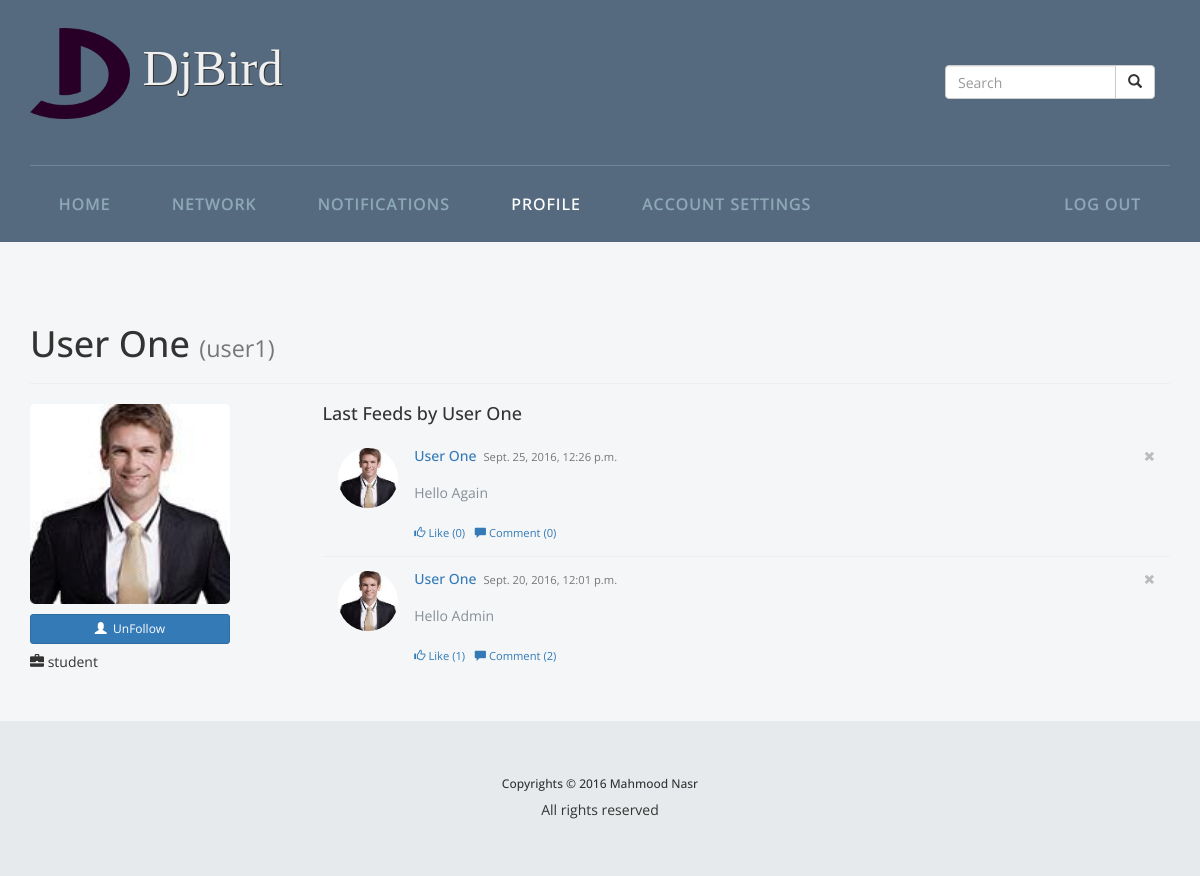
The page /user1/ (signed in) on the database its author committed.
### project/models.py (models this page shows, shortened)
class Profile(models.Model):
    user = models.OneToOneField(User)
    location = models.CharField(max_length=50, null=True, blank=True)
    url = models.CharField(max_length=50, null=True, blank=True)
    job_title = models.CharField(max_length=50, null=True, blank=True)
    follow = models.BooleanField(default=False)
    class Meta:
        db_table = 'auth_profile'
    def get_picture(self):
        no_picture = 'http://www.gudaak.com/uploads/user/small/avatar.png'
        try:
            filename = settings.MEDIA_ROOT + '/profile_pictures/' + self.user.username + '.jpg'
            picture_url = settings.MEDIA_URL + 'profile_pictures/' + self.user.username + '.jpg'
            if os.path.isfile(filename):
                return picture_url
            else:
                gravatar_url = u'http://www.gravatar.com/avatar/{0}?{1}'.format(
                    hashlib.md5(self.user.email.lower()).hexdigest(),
                    urllib.urlencode({'d': no_picture, 's': '256'})
                    )
                return gravatar_url
        except (Exception) as e:
            return no_picture
    def get_screen_name(self):
        try:
            if self.user.get_full_name():
                return self.user.get_full_name()
            else:
                return self.user.username
        except:
            return self.user.username

class Feed(models.Model):
    user = models.ForeignKey(User)
    date = models.DateTimeField(auto_now_add=True)
    post = models.TextField(max_length=250)
    parent = models.ForeignKey('Feed', null=True, blank=True)
    likes = models.IntegerField(default=0)
    comments = models.IntegerField(default=0)
    class Meta:
        verbose_name = 'Feed'
        verbose_name_plural = 'Feeds'
        ordering = ('-date',)
    @staticmethod
    def get_feeds(from_feed=None):
        if from_feed is not None:
            feeds = Feed.objects.filter(user__profile__follow=True,parent=None,id__lte=from_feed)
        else:
            feeds = Feed.objects.filter(user__profile__follow=True,parent=None)
        return feeds
    def get_likes(self):
        likes = Activity.objects.filter(activity_type=Activity.LIKE,feed=self.pk)
        return likes
    def get_likers(self):
        likes = self.get_likes()
        likers = []
        for like in likes:
            likers.append(like.user)
        return likers
    def linkfy_post(self):
        return bleach.linkify(escape(self.post))

### project/views.py (the view)
# urls.py: url(r'^(?P<username>[^/]+)/$', views.profile, name='profile'),
@login_required
def profile(request, username):
    page_user = get_object_or_404(User, username=username)
    all_feeds = Feed.get_feeds().filter(user=page_user)
    paginator = Paginator(all_feeds, FEEDS_NUM_PAGES)
    feeds = paginator.page(1)
    from_feed = -1
    if feeds:
        from_feed = feeds[0].id
    return render(request, 'project/profile.html', {
        'page_user': page_user,
        'feeds': feeds,
        'from_feed': from_feed,
        'page': 1
        })

### project/templates/project/profile.html (shortened to what this page needs)
{% extends 'project/base.html' %}
{% load staticfiles %}
{% block head %}
  <link href="{% static 'project/css/profile.css' %}" rel="stylesheet">
  <link href="{% static 'project/css/feeds.css' %}" rel="stylesheet">
{% endblock head %}
{% block profileactive %}active{% endblock profileactive%}
{% block main %}
  <div class="page-header">
    <h1>{{ page_user.profile.get_screen_name }} {% if page_user.get_full_name %}<small>({{ page_user.username }})</small>{% endif %}</h1>
  </div>
  <div class="profile">
    <div class="row">
      <div class="col-md-3 user-profile">
            <img src="{{ page_user.profile.get_picture }}" class="picture">
            <form class="follow_form" action="{% url 'follow' page_user.id %}" method="post">
                <button type="submit" class="btn btn-primary btn-xs"><span class="glyphicon glyphicon-user">
                </span>&nbsp; {% if page_user.profile.follow %}UnFollow{% else %}Follow{% endif %}</button>
            </form>
        <ul>
          {% if page_user.profile.job_title %}
            <li><span class="glyphicon glyphicon-briefcase"></span> {{ page_user.profile.job_title }}</li>
          {% endif %}
        </ul>
      </div>
      <div class="col-md-9">
        <h4>Last Feeds by {{ page_user.profile.get_screen_name }}</h4>
        <ul class="stream">
          {% for feed in feeds %}
            {% include 'project/partial_feed.html' with feed=feed %}
          {% endfor %}
        </ul>
      </div>
    </div>
  </div>
{% endblock main %}

### project/templates/project/base.html (shortened to what this page needs)
{% load staticfiles %}<!DOCTYPE html>
<!DOCTYPE HTML>
<html>
<head>
    <link href="{% static 'project/css/bootstrap.min.css' %}" rel="stylesheet">
    <link href="{% static 'project/fonts' %}" rel="stylesheet">
    <link href="{% static 'project/css/style.css' %}" rel="stylesheet" type="text/css" media="all" />
    {% block head %}{% endblock %}
</head>
<body>
    <div class="banner">
        <div class="container">
        {% block body %}
            <div class="header">
                <div class="logo">
                    <a class="" href="{% url 'home' %}"><img class="brand" src="{% static 'project/img/favicon.png' %}" > DjBird</a>
                </div>
                <div class="header-right">
                    {% if not hide_search %}
                        <form class="navbar-form " role="search" action="{% url 'search' %}">
                            <div class="input-group" style="width:210px">
                                <input type="text" class="form-control" name="q" placeholder="Search">
                                <span class="input-group-btn">
                                    <button type="submit" class="btn btn-default"><span class="glyphicon glyphicon-search"></span></button>
                                </span>
                            </div>
                        </form>
                        {% endif %}
                </div>
                <div class="clearfix"> </div>
            </div>
            <div class="head-nav">
                <ul class="cl-effect-15">
                    <li class="{% block feedsactive %}{% endblock feedsactive%}"><a href="{% url 'feeds' %}">Home</a></li>
                    <li class="{% block networkactive %}{% endblock networkactive %}"><a href="{% url 'network' %}">Network</a></li>
                    <li class="{% block notificationsactive %}{% endblock notificationsactive %}"><a href="{% url 'notifications' %}">Notifications</a></li>
                    <li class="{% block profileactive %}{% endblock profileactive%}"><a href="{% url 'profile' user.username %}">Profile</a></li>
                    <li class="{% block settingsactive %}{% endblock settingsactive%}"><a href="{% url 'settings' %}">Account Settings</a></li>
                    <li class="navbar-right"><a href="{% url 'logout' %}">Log out</a></li>
                </ul>
            </div>
        </div>
    </div>
    <div class="content">
        <div class="container">
            {% block main %} {% endblock main %}
        </div>
    </div>
    <div class="footer">
        <div class="container">
            <div class="col-md-offset-3 col-md-6">
				<div class="top">
					<h6>Copyrights © 2016 Mahmood Nasr</h6>
					<p>All rights reserved</p>
				</div>
			</div>
            <div class="clearfix"></div>
        </div>
    </div>
    {% endblock body %}
</body>
</html>

### project/templates/project/partial_feed.html (shortened to what this page needs)
<li feed-id="{{ feed.pk }}" csrf="{{ csrf_token }}">
  <div class="feed-container">
    <a href="{% url 'profile' feed.user.username %}"><img src="{{ feed.user.profile.get_picture }}" class="user"></a>
    <div class="post">
      {% if feed.user == user %}
        <span class="glyphicon glyphicon-remove remove-feed" title="Click to remove this feed"></span>
      {% endif %}
      <h3><a href="{% url 'profile' feed.user.username %}">{{ feed.user.profile.get_screen_name }}</a> <small>{{ feed.date }}</small></h3>
      <p>{{ feed.linkfy_post|safe }}</p>
      <div class="interaction">
        {% if user in feed.get_likers %}
          <a href="#" class="like unlike">
            <span class="glyphicon glyphicon-thumbs-up"></span>
            <span class="text">Unlike</span>
            (<span class="like-count">{{ feed.likes }}</span>)
          </a>
        {% else %}
          <a href="#" class="like">
            <span class="glyphicon glyphicon-thumbs-up"></span>
            <span class="text">Like</span>
            (<span class="like-count">{{ feed.likes }}</span>)
          </a>
        {% endif %}
        <a href="#" class="comment">
          <span class="glyphicon glyphicon-comment"></span> Comment
          (<span class="comment-count">{{ feed.comments }}</span>)
        </a>
      </div>
    </div>
  </div>
</li>

### project/static/project/css/style.css (style rules this page uses)
h4, h5, h6, h1, h2, h3 { margin-top: 0; }
ul, ol { margin: 0; }
p { margin: 0; }
html, body { font-family: 'Open Sans', sans-serif; background: #fff; }
body a { transition: 0.5s all; -webkit-transition: 0.5s all; -moz-transition: 0.5s all; -o-transition: 0.5s all; }
.header { padding: 2em 0; border-bottom: 1px solid #6f879a; }
.logo a, .logo a:hover { display: block; text-decoration: none; font-size: larger; font-weight: bolder; color: #f0f0f0; }
.logo img { max-width: 100px; max-height: 100px; }
.logo { margin: 0; float: left; font-size: 3em; font-weight: 200; font-family: "Audiowide", cursive; color: #336699; text-align: center; text-shadow: 1px 1px 0 #333333; line-height: 70px; }
.head-nav ul li { display: inline-block; }
.head-nav ul li a { position: relative; display: inline-block; outline: none; color: #8ca9b9; text-decoration: none; text-transform: uppercase; letter-spacing: 1px; font-weight: 500; text-shadow: 0 0 1px rgba(255, 255, 255, 0.3); font-size: 1em; margin: 0.8em 1.3em; }
.head-nav ul { padding: 0; margin: 0; }
*, *:after, *::before { -webkit-box-sizing: border-box; -moz-box-sizing: border-box; box-sizing: border-box; }
.head-nav ul li { display: inline-block; margin: 0 .5em; outline: none; text-decoration: none; text-transform: uppercase; letter-spacing: 1px; font-weight: 400; font-size: 16px; }
.head-nav ul li a:hover, .head-nav ul li.active a { color: #fff; }
.cl-effect-15 a::before { color: #8ca9b9; content: attr(data-hover); position: absolute; -webkit-transition: -webkit-transform 0.3s, opacity 0.3s; -moz-transition: -moz-transform 0.3s, opacity 0.3s; transition: transform 0.3s, opacity 0.3s; }
.head-nav { padding: 1em 0; }
.header-right { float: right; margin: 2.1em 0; }
.banner { background: #556a7f; }
.content { background: #f5f6f7; padding: 3em 0; }
.content p { color: #868f98; font-size: 1em; font-weight: 400; line-height: 1.8em; text-align: left; padding: 1em 0; }
.footer { background: #e7eaec; padding: 4em 0; text-align: center; }
.container:after { content: "\0020"; display: block; height: 0; clear: both; visibility: hidden; }
.clearfix:before, .clearfix:after, .row:before, .row:after { content: '\0020'; display: block; overflow: hidden; visibility: hidden; width: 0; height: 0; }
.row:after, .clearfix:after { clear: both; }

### project/static/project/css/profile.css (style rules this page uses)
.profile { margin-top: 1em; }
.user-profile .picture { width: 200px; border-radius: 5px; }
.user-profile ul { padding: 0; margin-top: .6em; }
.user-profile ul li { list-style: none; }
.btn-xs { width: 200px; height: 30px; }
.follow_form { padding-top: 10px; }

### project/static/project/css/feeds.css (style rules this page uses)
ul.stream { margin-top: 0; padding: 0; }
ul.stream li { list-style: none; border-bottom: 1px solid #eeeeee; padding: 1em 0; }
ul.stream li:last-child { border-bottom: none; }
ul.stream li a img.user { width: 60px; border-radius: 100px; float: left; }
ul.stream li div.post { margin-left: 60px; padding: 0 0 0 1.2em; overflow-x: auto; }
ul.stream li div.post h3 { font-size: 1em; margin: 0; margin-bottom: .2em; }
ul.stream li div.post h3 small { margin-left: .3em; font-size: .8em; }
ul.stream li div.post p { margin: 0; }
ul.stream li div.post div.interaction { padding-top: .2em; }
ul.stream li div.post div.interaction a { margin-right: .6em; font-size: .8em; }
.remove-feed { color: #bbbbbb; font-size: .8em; padding-top: .2em; float: right; cursor: pointer; }
.feed-container { padding-left: 15px; padding-right: 15px; }

### rows shown on the page
Feed: user.profile.get_picture (picture), user.profile.get_screen_name "User One", date "Sept. 25, 2016, 12:26 p.m.", linkfy_post "Hello Again", likes "0", comments "0"
Feed: user.profile.get_picture (picture), user.profile.get_screen_name "User One", date "Sept. 20, 2016, 12:01 p.m.", linkfy_post "Hello Admin", likes "1", comments "2"

### other values the page prints
{{ page_user.profile.get_screen_name }} "User One"
{{ page_user.username }} "user1"
{{ page_user.profile.job_title }} "student"
